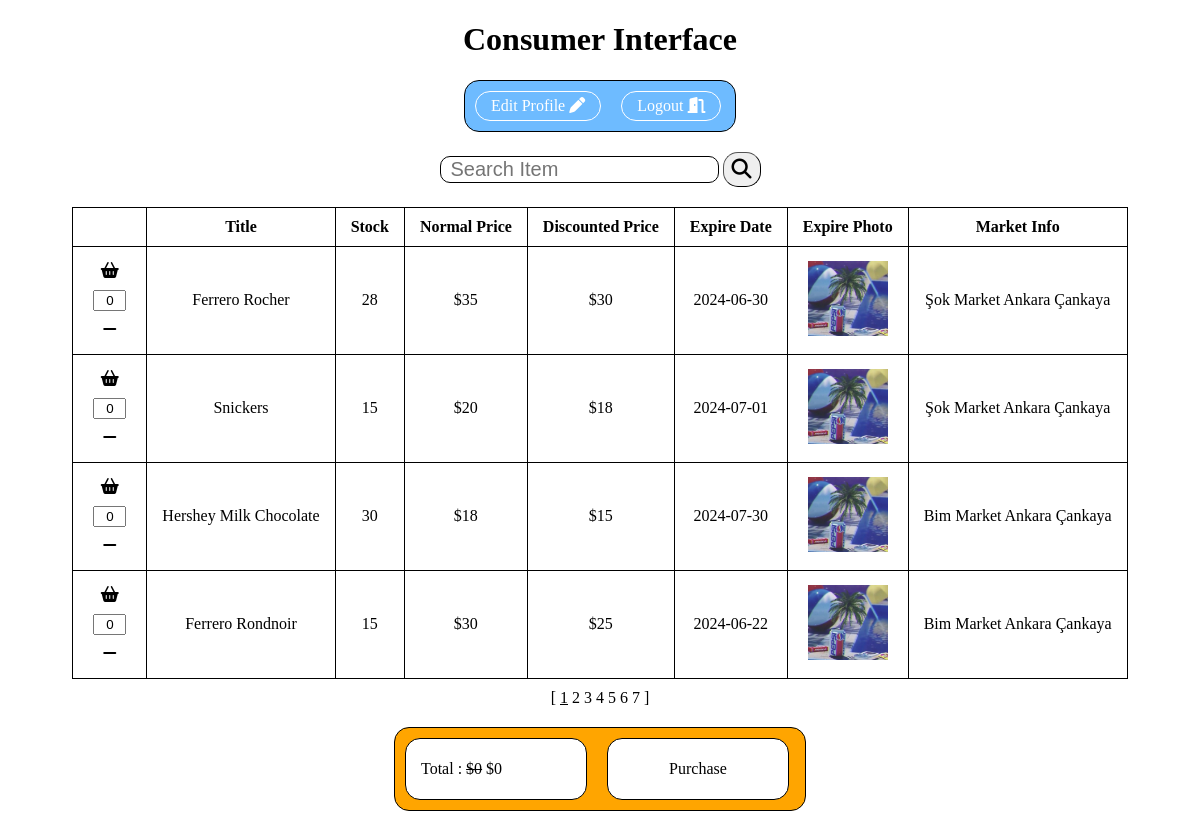
Screenshot of /consumer.php (signed in) with the database file from the repository.
### tables this page shows
CREATE TABLE IF NOT EXISTS `products` (
  `id` int(11) NOT NULL AUTO_INCREMENT,
  `marketid` int(11) NOT NULL ,
  `title` varchar(100) NOT NULL,
  `stock` VARCHAR(100) NOT NULL,
  `normalprice` VARCHAR(100) NOT NULL,
  `discPrice` VARCHAR(100) NOT NULL,
  `expDate` date NOT NULL,
  `expDatePhoto` varchar(100) NOT NULL,
  PRIMARY KEY (`id`)
);

CREATE TABLE IF NOT EXISTS `markets`(
  `id` int(11) NOT NULL AUTO_INCREMENT,
  `email` VARCHAR(100) NOT NULL ,
  `password` VARCHAR(100) NOT NULL ,
  `name` VARCHAR(100) NOT NULL ,
  `city` VARCHAR(100) NOT NULL ,
  `district` VARCHAR(100) NOT NULL ,
  `address` VARCHAR(100) NOT NULL , 
  PRIMARY KEY (`id`)
);

### db.php (called while the page is built, shortened)
<?php
try {
   $db = new PDO(DSN, USER, PASSWORD) ;
} catch(PDOException $e) {
     echo "Set username and password in 'db.php' appropriately" ;
     exit ;
}
function getNotExpItems(){
    global $db ;
    $user = $_SESSION["user"];
    $city = $user["city"];
    $district = $user["district"];
    $sql = "SELECT p.*, m.name, m.city, m.district
            FROM markets m
            INNER JOIN products p ON p.marketid = m.id
            WHERE m.city = '$city' and p.expDate>date(NOW())
            ORDER BY CASE WHEN m.district = '$district' THEN 0 ELSE 1 END";
    return $rs = $db->query($sql) ->fetchAll() ;
}
function calcTotalCartwDisc() {
    $total = 0;
    return $total;
}
function calcTotalCart() {
    $total = 0;
    return $total;
}
function getQuantity($productId) {
    return 0;
}

### consumer.php (the view, shortened to what this page needs)
<?php
    require "db.php" ;
    extract($_GET);
    $user = $_SESSION["user"] ;
    if($_SERVER["REQUEST_METHOD"] == "GET" && isset($search)&&$search!="" || $_SERVER["REQUEST_METHOD"] == "POST"){
        extract($_POST);
        $items = searchNotExpItems($search);
    }
    else{
        $items = getNotExpItems();
    }
    $page = $_GET["page"] ?? 1 ;
    $size = count($items) ;
    $totalPages = ceil($size/PAGESIZE) ;
    $start = ($page - 1) * PAGESIZE ;
    $end = $start + PAGESIZE ;
    $end = $end > $size ? $size : $end ;
?>
<!DOCTYPE html>
<html lang="en">
<head>
    <link rel="stylesheet" href="https://cdnjs.cloudflare.com/ajax/libs/font-awesome/6.1.1/css/all.min.css">
</head>
<body>
    <h1 class="center">Consumer Interface</h1>
        <div class="menu">
            <div><a href="editprofile.php?type=consumer&&email=<?=$user["email"]?>">Edit Profile <i class="fa-solid fa-pen"></i></a></div>
            <div><a href="logout.php">Logout <i class="fa fa-door-open"></i></a></div>
        </div>
        <form action="?"  method="post">
            <div class="searchdiv">
                <input type="text" placeholder="Search Item" name="search" class="search" <?=isset($search)? "value='$search'": ""?>>
                <button class="btn"><i class="fas fa-search"></i></button>
            </div>
        </form>
        <table>
        <tr>
            <th></th>
            <th>Title</th>
            <th>Stock</th>
            <th>Normal Price</th>
            <th>Discounted Price</th>
            <th>Expire Date</th>
            <th>Expire Photo</th>
            <th>Market Info</th>
        </tr>
        <?php for ( $i= $start; $i < $end ; $i++) :
            $item = $items[$i];
        ?>
        <tr>
            <td>
                <table class="small">
                    <tr>
                        <td><a href="?add=<?=$item["title"]?>&&page=<?=$page?>&&search=<?=$search?>"><i class="fa-solid fa-basket-shopping"></i></a></td>
                    </tr>
                    <tr>
                        <td><input type="text" class="numbertext" readonly value=<?= getQuantity($item["title"])?>></td>
                    </tr>
                    <tr>
                        <td><a href="?remove=<?=$item["title"]?>&&page=<?=$page?>&&search=<?=$search?>"><i class="fa-solid fa-minus"></i></a></td>
                    </tr>
                </table>
            </td>
            <td><?=$item["title"]?></td>
            <td><?=$item["stock"]?></td>
            <td>$<?=$item["normalprice"]?></td>
            <td>$<?=$item["discPrice"]?></td>
            <td><?=$item["expDate"]?></td>
            <td><img src="img/<?=$item["expDatePhoto"]?>"></td>
            <td><?= "{$item['name']}\n{$item['city']}\n{$item['district']}";?></td>
        </tr>
        <?php endfor?>
    </table>
    <div class="paging">
      [
       <?php
         for ( $i=1; $i<= $totalPages; $i++) {
            if($i == $page)
                echo "<a href='?search=$search&&page=$i' class='underline'>$i</a> " ;
            else
                echo "<a href='?search=$search&&page=$i'>$i</a> " ;
         }
       ?>
      ]
    </div>
    <div class="cart">
        <div><p>Total : <span class="cross">$<?=calcTotalCart()?></span> $<?=calcTotalCartwDisc()?></p></div>
        <div class="purchase"><p><a href="?complete">Purchase</a></p></div>
    </div>
</body>
</html>

### consumer.php (style rules this page uses)
table { border-collapse:collapse; margin: 0 auto }
td,th { border: 1px solid black; padding: 10px 15px; text-align:center; }
img { width:80px; }
.center { text-align:center }
.menu { display:flex; border:1px solid black; width:270px; margin:20px auto; background-color:rgb(110, 187, 255); border:1px solid black; border-radius: 15px; }
.menu div { margin:10px; border:1px solid white; border-radius: 15px; padding:5px 15px; }
.menu a { text-decoration:none; color:white; }
.search { border:1px solid black; border-radius:10px; padding-left:10px; font-size:20px }
.searchdiv { margin:20px auto; text-align:center; }
.btn { border-radius:15px; font-size: 20px; border-width: 1px; padding:5px 8px; }
.paging { text-align:center; margin:10px; }
a { text-decoration:none; color:black; }
.underline { text-decoration:underline; }
.cart { display:flex; border:1px solid black; width:410px; margin:20px auto; background-color: orange; border:1px solid black; border-radius: 15px; }
.cart div { margin:10px; border:1px solid black; border-radius: 15px; padding:5px 15px; width:150px; background-color:white; }
.cross { text-decoration: line-through; }
.small td { padding:5px; border:0px; }
.numbertext { width:25px; text-align:center; }
.purchase { text-align:center; }

### rows the page displays
products: title "0", title "Ferrero Rocher", stock "28", normalprice "35", discPrice "30", expDate "2024-06-30", expDatePhoto (picture), marketid.name "Şok Market", marketid.city "Ankara", marketid.district "Çankaya"
products: title "0", title "Snickers", stock "15", normalprice "20", discPrice "18", expDate "2024-07-01", expDatePhoto (picture), marketid.name "Şok Market", marketid.city "Ankara", marketid.district "Çankaya"
products: title "0", title "Hershey Milk Chocolate", stock "30", normalprice "18", discPrice "15", expDate "2024-07-30", expDatePhoto (picture), marketid.name "Bim Market", marketid.city "Ankara", marketid.district "Çankaya"
products: title "0", title "Ferrero Rondnoir", stock "15", normalprice "30", discPrice "25", expDate "2024-06-22", expDatePhoto (picture), marketid.name "Bim Market", marketid.city "Ankara", marketid.district "Çankaya"

### other values shown
calcTotalCart() "0"
calcTotalCartwDisc() "0"
